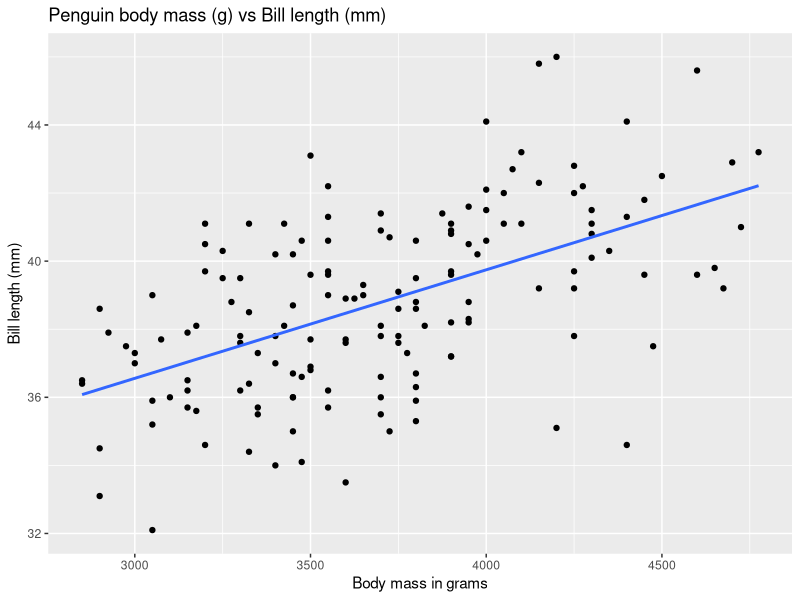
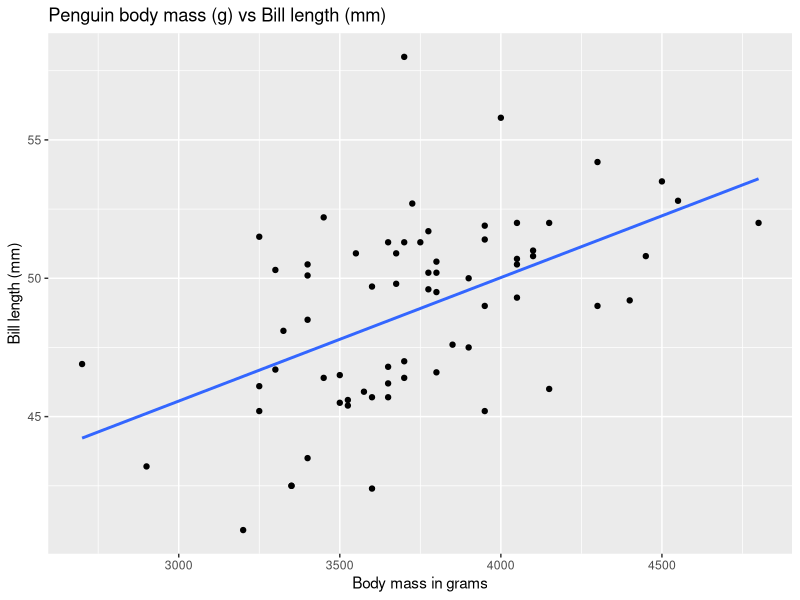
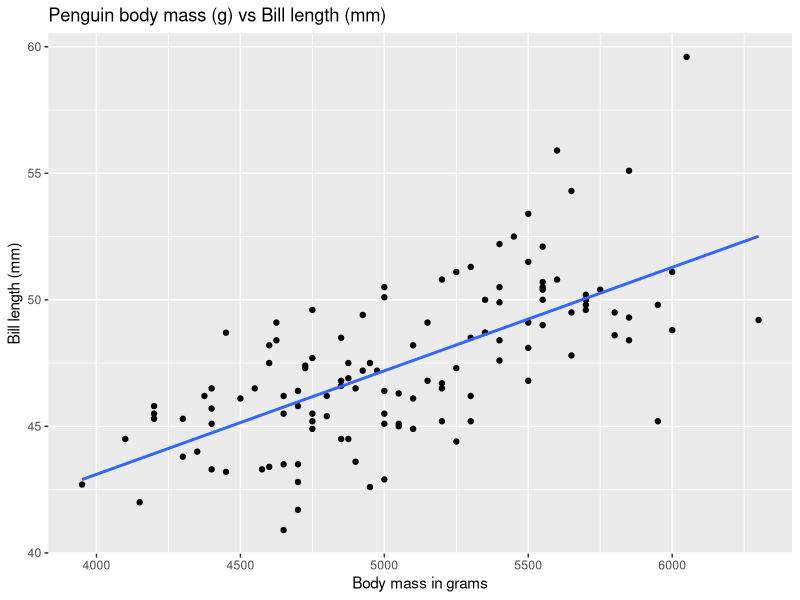
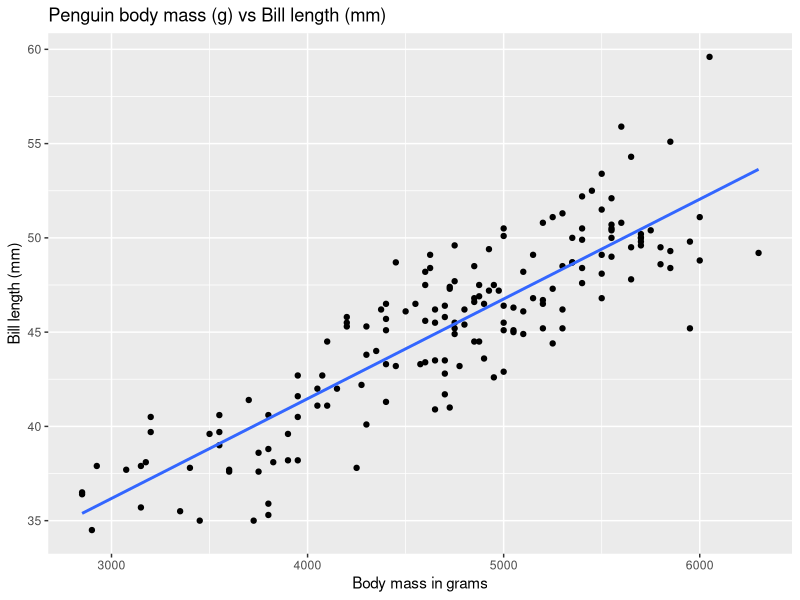
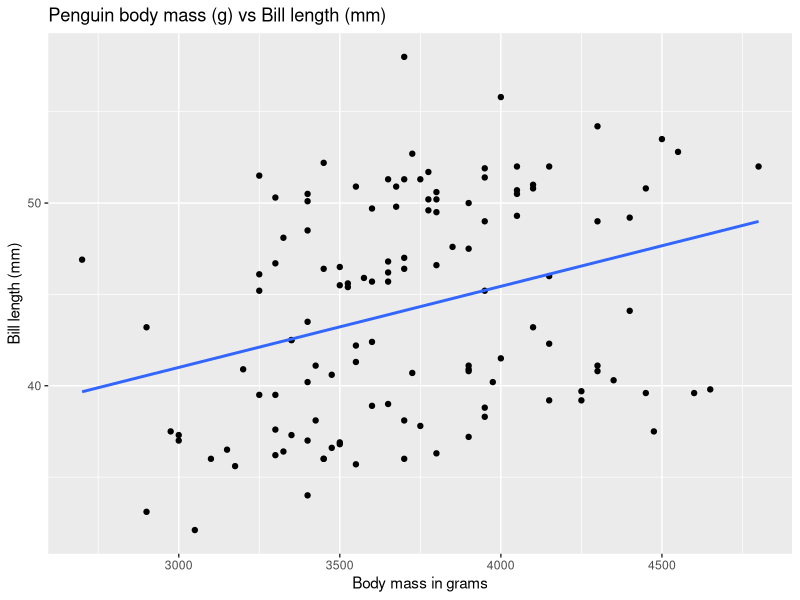
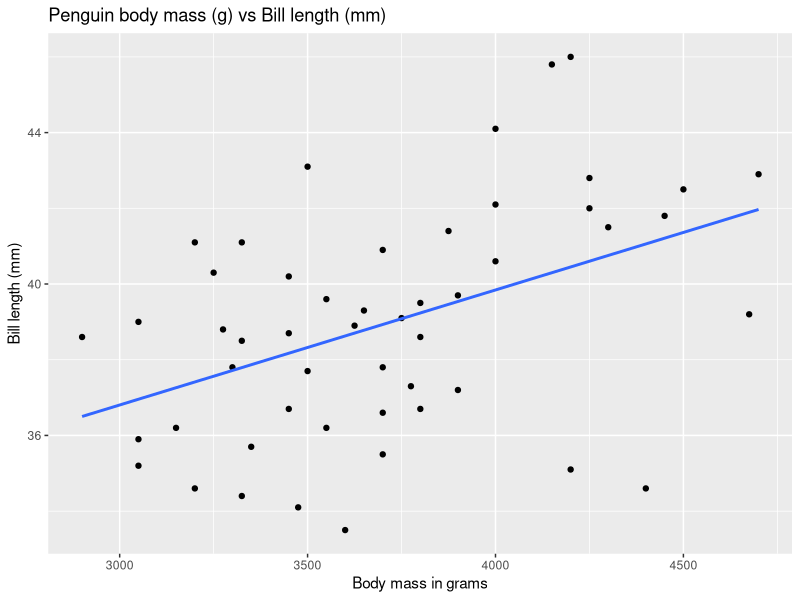

Source code (R) for these figures, in order:
## ---- chunk 1
library(tidyverse)    #for data manipulation
#library(pmthemes)     #for ggplot themes
library(knitr)        #for tables

## ---- chunk 2
penguins <- palmerpenguins::penguins

penguins
## ---- chunk 3
letters
typeof(letters)

numbers1 <- c(1L,3L,4L) 
numbers1
typeof(numbers1)

numbers2 <- c(1.2,3,4.5) 
numbers2
typeof(numbers2)

logicals <- c(TRUE,F,T,F,T)
typeof(logicals)

lists <- list(letters, numbers1, numbers2, logicals)
lists
typeof(lists)
## ---- chunk 4

letters
is.character(letters)

numbers1 
is.integer(numbers1)

numbers2 
is.numeric(numbers2)

logicals 
is.logical(logicals)

lists
is.list(lists)
## ---- chunk 5

#Accessing a column in a dataframe
#using position

penguins[[1]]

#using names
penguins[["species"]]

#Shortcut to above [[]]
penguins$species

typeof(penguins$species)
## ---- chunk 6

#Attributes or characteristics that are built ontop of the atomic vectors are called classes
class(penguins)

typeof(penguins)

# Classses Can be asserted the same way as vector types using is.class functions

## ---- chunk 7
#create a new penguins dataset with numeric variables only
penguins_numeric <- select(penguins, where(is.numeric))

#get mean of each variable

mean(penguins_numeric$bill_length_mm, na.rm = TRUE)

mean(penguins_numeric$bill_depth_mm, na.rm = TRUE)

mean(penguins_numeric$flipper_length_mm, na.rm = TRUE)

mean(penguins_numeric$body_mass_g, na.rm = TRUE)

mean(penguins_numeric$year, na.rm = TRUE)

## ---- chunk 8

output <- vector("list", length = 5) # vector to store values in

for(i in seq_along(penguins_numeric)) { # the number of times to repeat operation
  
  output[[i]] <- mean(penguins_numeric[[i]], na.rm = T) # the body/operation
  
}


output # all the values in output
## ---- chunk 9
penguins_numeric$bill_length_mm <- (penguins_numeric$bill_length_mm - mean(penguins_numeric$bill_length_mm, na.rm = TRUE))/sd(penguins_numeric$bill_length_mm, na.rm = TRUE)

penguins_numeric$bill_depth_mm <- (penguins_numeric$bill_depth_mm - mean(penguins_numeric$bill_depth_mm, na.rm = TRUE))/sd(penguins_numeric$bill_depth_mm, na.rm = TRUE)

penguins_numeric$flipper_length_mm <- (penguins_numeric$flipper_length_mm - mean(penguins_numeric$flipper_length_mm, na.rm = TRUE))/sd(penguins_numeric$flipper_length_mm, na.rm = TRUE)

penguins_numeric$body_mass_g <- (penguins_numeric$body_mass_g - mean(penguins_numeric$body_mass_g, na.rm = TRUE))/sd(penguins_numeric$body_mass_g, na.rm = TRUE)

penguins_numeric$year <- (penguins_numeric$year - mean(penguins_numeric$year, na.rm = TRUE))/sd(penguins_numeric$year, na.rm = TRUE)

penguins_numeric

penguins

## ---- chunk 10
rescale_meansd <- function (x) {
  (x-mean(x,na.rm = TRUE))/sd(x, na.rm = TRUE)
}

penguins_numeric <- select(palmerpenguins::penguins, where(is.numeric))
penguins_numeric

penguins_numeric$bill_length_mm <- rescale_meansd(penguins_numeric$bill_length_mm)

penguins_numeric$bill_depth_mm <- rescale_meansd(penguins_numeric$bill_depth_mm)

penguins_numeric$flipper_length_mm <- rescale_meansd(penguins_numeric$flipper_length_mm )

penguins_numeric$body_mass_g <- rescale_meansd(penguins_numeric$body_mass_g)

penguins_numeric$year <- rescale_meansd(penguins_numeric$year)

#View the rescaled data
penguins_numeric

## ---- chunk 11
#reset the data to original format
penguins_numeric <- select(palmerpenguins::penguins, where(is.numeric))

penguins_numeric

seq_along(penguins_numeric)
1:ncol(penguins_numeric)

for(i in seq_along(penguins_numeric)){
  
  penguins_numeric[[i]] <- rescale_meansd(penguins_numeric[[i]])
  
}

penguins_numeric

penguins_numeric <- select(palmerpenguins::penguins, where(is.numeric))

penguins_numeric %>%
  summarise(across(everything(),mean, na.rm=T))



## ---- chunk 12
examble_df <- tribble(
  ~colA, ~colB,
  5,   1,
  8,   2,
  9,   3
)

examble_df

#Multiply each variable by 10 and maintain the old variables

for(i in seq_along(examble_df)){
  names_var <- names(examble_df)[i]
  
  names_var <- paste0(names_var, "times10")
  
  examble_df[[names_var]] <- examble_df[[i]]*10
  
}

examble_df

## ---- chunk 13
penguins_numeric <- select(palmerpenguins::penguins, where(is.numeric))

##Table mean, meadian, and sd of the numeric variables of the dataset

out_vec_mean <- vector("list", length = ncol(penguins_numeric))

for ( i in seq_along(penguins_numeric)) {
  
  out_vec_mean[[i]] <- mean(penguins_numeric[[i]], na.rm = TRUE)
}

out_vec_mean

out_vec_median <- vector("list", length = ncol(penguins_numeric))

for ( i in seq_along(penguins_numeric)) {
  
  out_vec_median[[i]] <- median(penguins_numeric[[i]], na.rm = TRUE)
}

out_vec_median


out_vec_sd <- vector("list", length = ncol(penguins_numeric))

for ( i in seq_along(penguins_numeric)) {
  
  out_vec_sd[[i]] <- sd(penguins_numeric[[i]], na.rm = TRUE)
}

out_vec_sd
## ---- chunk 14
simple_map <- function(df, f) {  
  out_vec <- vector("list", length = ncol(df))
  
  for (i in seq_along(df)){
    
    out_vec[[i]] <- f(df[[i]], na.rm = TRUE)
    
  }
  
 out_vec 
}

## ---- chunk 15
simple_map(penguins_numeric, f = mean)


simple_map(penguins_numeric, f = median)


simple_map(penguins_numeric, f = sd)
## ---- chunk 16
library(purrr)

map(penguins_numeric, mean, na.rm = TRUE)


map(penguins_numeric, median, na.rm = TRUE)


map(penguins_numeric,sd, na.rm = TRUE)


## ---- chunk 17
penguins <- palmerpenguins::penguins

#Investigate the linear relationship between flipper_length vs body mass for each type of species and on each island 

lm_model <-  function(df){
  
lm(flipper_length_mm ~ body_mass_g, data = df)
  
}


models_species <- penguins %>% 
  split(.$species) %>% 
  map(lm_model)  %>%
  map(summary) %>%
  map(coef)

models_island <- penguins %>% 
  split(.$island) %>% 
  map(function(df) lm(flipper_length_mm ~ body_mass_g, data = df)) %>%
  map(summary) 

## ---- chunk 18
library(ggplot2)


## function was defined in chapter 19 review
scatter_mass_numdep <- function(data_df,numdep , y_txt= "Bill length (mm)") {
   ggplot(data = data_df, mapping = aes(x= body_mass_g, y = {{numdep}})) +
  geom_point() +
  geom_smooth(method = "lm", se=FALSE) + 
  labs(x = "Body mass in grams", y = y_txt, title = glue::glue("Penguin body mass (g) vs {y_txt}"))
 }

#Plot the relationship between penguin bill_length_mm vs body mass for each species 
models_species_dfs <- penguins %>% 
                      split(.$species)

map(models_species_dfs, scatter_mass_numdep, numdep = bill_length_mm)

#Plot the relationship between penguin bill_length_mm vs body mass for each island
models_island_dfs <- penguins %>% 
                      split(.$island)

models_island_dfs

map(models_island_dfs, scatter_mass_numdep, numdep = bill_length_mm)


## ---- chunk 19

sysinfo <- Sys.info()

sysinfo <- data.frame(keyName=names(sysinfo), value=sysinfo, row.names=NULL)

sysinfo %>% kable()
## ---- chunk 20
sessionInfo()
